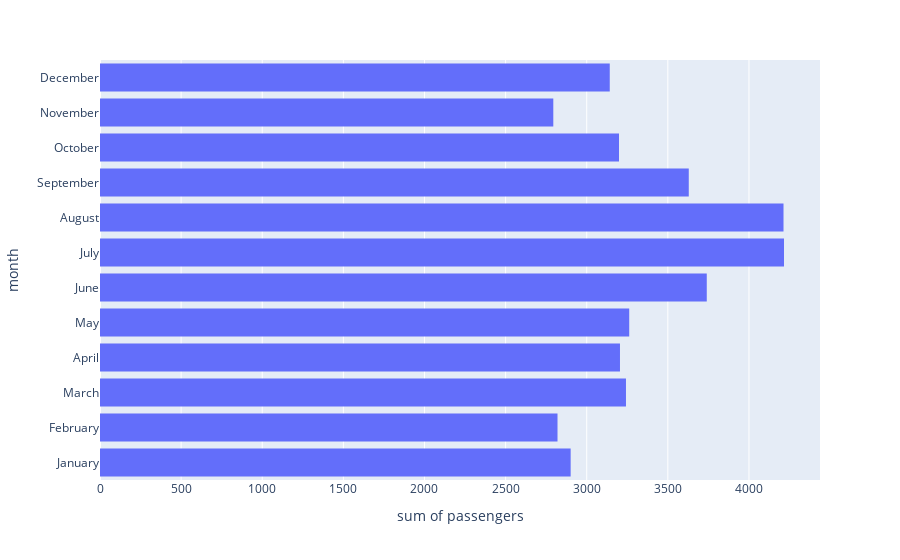

Source (notebook cell):
### Code cell
import plotly.express as px
fig = px.histogram(data, x="passengers", y="month")
fig.show()

### Figure 1 — Plotly figure (JSON) as saved in the notebook; plotly's stock layout.template omitted (floating-point values rounded to 4 significant figures; data arrays with more than 128 entries replaced by an {"elided": "..."} marker saying what was removed)
{"data": [{"alignmentgroup": "True", "bingroup": "y", "histfunc": "sum", "hovertemplate": "sum of passengers=%{x}<br>month=%{y}<extra></extra>", "legendgroup": "", "marker": {"color": "#636efa"}, "name": "", "offsetgroup": "", "orientation": "h", "showlegend": false, "type": "histogram", "x": {"elided": "144 int values"}, "xaxis": "x", "y": {"elided": "144 str values"}, "yaxis": "y"}], "layout": {"barmode": "relative", "legend": {"tracegroupgap": 0}, "margin": {"t": 60}, "xaxis": {"anchor": "y", "domain": [0, 1], "title": {"text": "sum of passengers"}}, "yaxis": {"anchor": "x", "domain": [0, 1], "title": {"text": "month"}}}}
